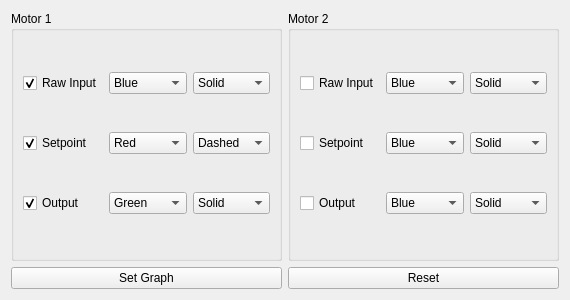
<?xml version="1.0" encoding="UTF-8"?>
<ui version="4.0">
 <class>Form</class>
 <widget class="QWidget" name="Form">
  <property name="geometry">
   <rect>
    <x>0</x>
    <y>0</y>
    <width>525</width>
    <height>300</height>
   </rect>
  </property>
  <property name="windowTitle">
   <string>Form</string>
  </property>
  <layout class="QGridLayout" name="gridLayout">
   <item row="1" column="0">
    <widget class="QPushButton" name="pushButton">
     <property name="text">
      <string>Set Graph</string>
     </property>
    </widget>
   </item>
   <item row="1" column="1">
    <widget class="QPushButton" name="pushButton_2">
     <property name="text">
      <string>Reset</string>
     </property>
    </widget>
   </item>
   <item row="0" column="0">
    <widget class="QGroupBox" name="groupBox">
     <property name="title">
      <string>Motor 1</string>
     </property>
     <layout class="QGridLayout" name="gridLayout_2">
      <item row="0" column="0">
       <widget class="QCheckBox" name="m1_input_show">
        <property name="text">
         <string>Raw Input</string>
        </property>
        <property name="checked">
         <bool>true</bool>
        </property>
       </widget>
      </item>
      <item row="0" column="1">
       <widget class="QComboBox" name="m1_input_color">
        <property name="currentIndex">
         <number>0</number>
        </property>
        <item>
         <property name="text">
          <string>Blue</string>
         </property>
        </item>
        <item>
         <property name="text">
          <string>Green</string>
         </property>
        </item>
        <item>
         <property name="text">
          <string>Red</string>
         </property>
        </item>
        <item>
         <property name="text">
          <string>Cyan</string>
         </property>
        </item>
        <item>
         <property name="text">
          <string>Magenta</string>
         </property>
        </item>
        <item>
         <property name="text">
          <string>Yellow</string>
         </property>
        </item>
        <item>
         <property name="text">
          <string>Black</string>
         </property>
        </item>
       </widget>
      </item>
      <item row="0" column="2">
       <widget class="QComboBox" name="m1_input_linetype">
        <item>
         <property name="text">
          <string>Solid</string>
         </property>
        </item>
        <item>
         <property name="text">
          <string>Dashed</string>
         </property>
        </item>
        <item>
         <property name="text">
          <string>Dashdot</string>
         </property>
        </item>
        <item>
         <property name="text">
          <string>Dotted</string>
         </property>
        </item>
       </widget>
      </item>
      <item row="1" column="0">
       <widget class="QCheckBox" name="m1_setpoint_show">
        <property name="text">
         <string>Setpoint</string>
        </property>
        <property name="checked">
         <bool>true</bool>
        </property>
       </widget>
      </item>
      <item row="1" column="1">
       <widget class="QComboBox" name="m1_setpoint_color">
        <property name="currentIndex">
         <number>2</number>
        </property>
        <item>
         <property name="text">
          <string>Blue</string>
         </property>
        </item>
        <item>
         <property name="text">
          <string>Green</string>
         </property>
        </item>
        <item>
         <property name="text">
          <string>Red</string>
         </property>
        </item>
        <item>
         <property name="text">
          <string>Cyan</string>
         </property>
        </item>
        <item>
         <property name="text">
          <string>Magenta</string>
         </property>
        </item>
        <item>
         <property name="text">
          <string>Yellow</string>
         </property>
        </item>
        <item>
         <property name="text">
          <string>Black</string>
         </property>
        </item>
       </widget>
      </item>
      <item row="1" column="2">
       <widget class="QComboBox" name="m1_setpoint_linetype">
        <property name="currentIndex">
         <number>1</number>
        </property>
        <item>
         <property name="text">
          <string>Solid</string>
         </property>
        </item>
        <item>
         <property name="text">
          <string>Dashed</string>
         </property>
        </item>
        <item>
         <property name="text">
          <string>Dashdot</string>
         </property>
        </item>
        <item>
         <property name="text">
          <string>Dotted</string>
         </property>
        </item>
       </widget>
      </item>
      <item row="2" column="0">
       <widget class="QCheckBox" name="m1_output_show">
        <property name="text">
         <string>Output</string>
        </property>
        <property name="checked">
         <bool>true</bool>
        </property>
       </widget>
      </item>
      <item row="2" column="1">
       <widget class="QComboBox" name="m1_output_color">
        <property name="currentIndex">
         <number>1</number>
        </property>
        <item>
         <property name="text">
          <string>Blue</string>
         </property>
        </item>
        <item>
         <property name="text">
          <string>Green</string>
         </property>
        </item>
        <item>
         <property name="text">
          <string>Red</string>
         </property>
        </item>
        <item>
         <property name="text">
          <string>Cyan</string>
         </property>
        </item>
        <item>
         <property name="text">
          <string>Magenta</string>
         </property>
        </item>
        <item>
         <property name="text">
          <string>Yellow</string>
         </property>
        </item>
        <item>
         <property name="text">
          <string>Black</string>
         </property>
        </item>
       </widget>
      </item>
      <item row="2" column="2">
       <widget class="QComboBox" name="m1_output_linetype">
        <item>
         <property name="text">
          <string>Solid</string>
         </property>
        </item>
        <item>
         <property name="text">
          <string>Dashed</string>
         </property>
        </item>
        <item>
         <property name="text">
          <string>Dashdot</string>
         </property>
        </item>
        <item>
         <property name="text">
          <string>Dotted</string>
         </property>
        </item>
       </widget>
      </item>
     </layout>
    </widget>
   </item>
   <item row="0" column="1">
    <widget class="QGroupBox" name="groupBox_2">
     <property name="title">
      <string>Motor 2</string>
     </property>
     <layout class="QGridLayout" name="gridLayout_3">
      <item row="0" column="0">
       <widget class="QCheckBox" name="m2_input_show">
        <property name="text">
         <string>Raw Input</string>
        </property>
       </widget>
      </item>
      <item row="0" column="1">
       <widget class="QComboBox" name="m2_input_color">
        <item>
         <property name="text">
          <string>Blue</string>
         </property>
        </item>
        <item>
         <property name="text">
          <string>Green</string>
         </property>
        </item>
        <item>
         <property name="text">
          <string>Red</string>
         </property>
        </item>
        <item>
         <property name="text">
          <string>Cyan</string>
         </property>
        </item>
        <item>
         <property name="text">
          <string>Magenta</string>
         </property>
        </item>
        <item>
         <property name="text">
          <string>Yellow</string>
         </property>
        </item>
        <item>
         <property name="text">
          <string>Black</string>
         </property>
        </item>
       </widget>
      </item>
      <item row="0" column="2">
       <widget class="QComboBox" name="m2_input_linetype">
        <item>
         <property name="text">
          <string>Solid</string>
         </property>
        </item>
        <item>
         <property name="text">
          <string>Dashed</string>
         </property>
        </item>
        <item>
         <property name="text">
          <string>Dashdot</string>
         </property>
        </item>
        <item>
         <property name="text">
          <string>Dotted</string>
         </property>
        </item>
       </widget>
      </item>
      <item row="1" column="0">
       <widget class="QCheckBox" name="m2_setpoint_show">
        <property name="text">
         <string>Setpoint</string>
        </property>
       </widget>
      </item>
      <item row="1" column="1">
       <widget class="QComboBox" name="m2_setpoint_color">
        <item>
         <property name="text">
          <string>Blue</string>
         </property>
        </item>
        <item>
         <property name="text">
          <string>Green</string>
         </property>
        </item>
        <item>
         <property name="text">
          <string>Red</string>
         </property>
        </item>
        <item>
         <property name="text">
          <string>Cyan</string>
         </property>
        </item>
        <item>
         <property name="text">
          <string>Magenta</string>
         </property>
        </item>
        <item>
         <property name="text">
          <string>Yellow</string>
         </property>
        </item>
        <item>
         <property name="text">
          <string>Black</string>
         </property>
        </item>
       </widget>
      </item>
      <item row="1" column="2">
       <widget class="QComboBox" name="m2_setpoint_linetype">
        <item>
         <property name="text">
          <string>Solid</string>
         </property>
        </item>
        <item>
         <property name="text">
          <string>Dashed</string>
         </property>
        </item>
        <item>
         <property name="text">
          <string>Dashdot</string>
         </property>
        </item>
        <item>
         <property name="text">
          <string>Dotted</string>
         </property>
        </item>
       </widget>
      </item>
      <item row="2" column="0">
       <widget class="QCheckBox" name="m2_output_show">
        <property name="text">
         <string>Output</string>
        </property>
       </widget>
      </item>
      <item row="2" column="1">
       <widget class="QComboBox" name="m2_output_color">
        <item>
         <property name="text">
          <string>Blue</string>
         </property>
        </item>
        <item>
         <property name="text">
          <string>Green</string>
         </property>
        </item>
        <item>
         <property name="text">
          <string>Red</string>
         </property>
        </item>
        <item>
         <property name="text">
          <string>Cyan</string>
         </property>
        </item>
        <item>
         <property name="text">
          <string>Magenta</string>
         </property>
        </item>
        <item>
         <property name="text">
          <string>Yellow</string>
         </property>
        </item>
        <item>
         <property name="text">
          <string>Black</string>
         </property>
        </item>
       </widget>
      </item>
      <item row="2" column="2">
       <widget class="QComboBox" name="m2_output_linetype">
        <item>
         <property name="text">
          <string>Solid</string>
         </property>
        </item>
        <item>
         <property name="text">
          <string>Dashed</string>
         </property>
        </item>
        <item>
         <property name="text">
          <string>Dashdot</string>
         </property>
        </item>
        <item>
         <property name="text">
          <string>Dotted</string>
         </property>
        </item>
       </widget>
      </item>
     </layout>
    </widget>
   </item>
  </layout>
 </widget>
 <resources/>
 <connections/>
</ui>
